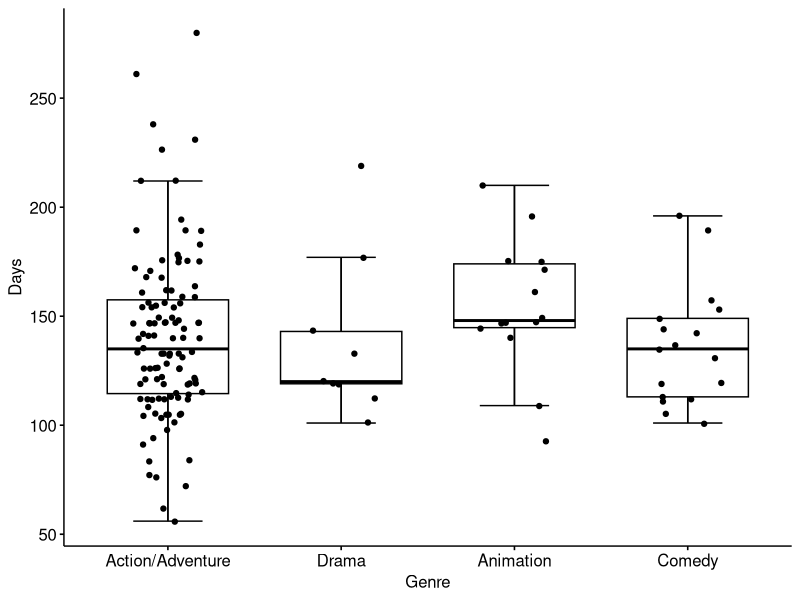

Generate this figure with R:
#Teste de Kruskal-Wallis

#1. Pacotes
library(tidyverse)
library(ggpubr)
library(rstatix)

#2. Base de Dados
library(readxl)
FilmData <- read_excel("FilmData.xlsx")
View(FilmData)
glimpse(FilmData)

#Criando uma cópia dos dados originais
dados  <- FilmData

#3. Estatística Descritiva
estatistica_descritiva <- dados  %>%
  group_by(Genre) %>%
  get_summary_stats(Days, type = "full")

View(estatistica_descritiva)

#4. Primeira Visualização
ggboxplot(dados , x = "Genre", y = "Days",
          bxp.errorbar = TRUE, add = "jitter")

#5. Computando o teste
# teste de normalidade
dados %>%
  group_by(Genre) %>%
  shapiro_test(Days)

#Os dados não seguem uma distribuição normal.
#Vamos usar um teste não paramétrico

resultado_kruskal_wallis <- dados %>%
  kruskal_test(Days ~ Genre)

resultado_kruskal_wallis

#H0: Não há diferença
#H1: Há diferença em pelo menos dois grupos.

# p = 0.262 -> Não houve diferença estatisticamente
#significativa no número de dias que os filmes passam
#no cinema, em relação ao gênero.

#Se p < 0.05, faríamos uma comparação dois a dois

#Teste de Dunn com correção de bonderroni
resultado_post_hoc <- dados %>%
  dunn_test(Days ~ Genre,
            p.adjust.method = "bonferroni")

#Tamanho do efeito
dados %>%
  kruskal_effsize(Days ~ Genre)
